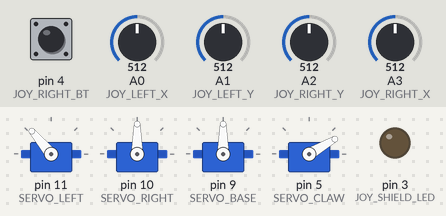
Bench run of a sketch on a simulated Arduino Uno, built with avr-gcc and run on an emulated ATmega328P. Parts: 4 × servo, output pins drawn as LEDs (lit = HIGH). Inputs (shaded band) come from the test bench; at power-on: A0 (JOY_LEFT_X) = 512, A1 (JOY_LEFT_Y) = 512, A2 (JOY_RIGHT_Y) = 512, pin 4 (JOY_RIGHT_BT) HIGH, A3 (JOY_RIGHT_X) = 512.

Above: at 1.2 s.
1.3 s: A0 (JOY_LEFT_X) set to 559
2.8 s: A0 (JOY_LEFT_X) set to 589
At 2.96 s:
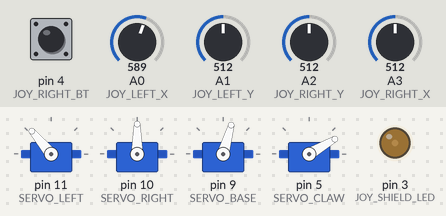
At 4.4 s:
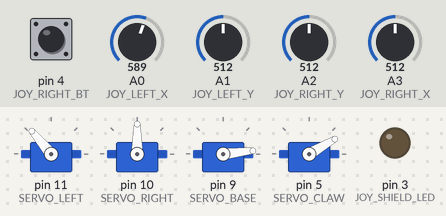
5.1 s: A1 (JOY_LEFT_Y) set to 557
6.6 s: A1 (JOY_LEFT_Y) set to 583
At 8.2 s:
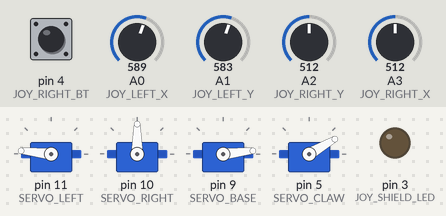
8.5 s: A2 (JOY_RIGHT_Y) set to 563
10.0 s: A2 (JOY_RIGHT_Y) set to 597
At 11.7 s:
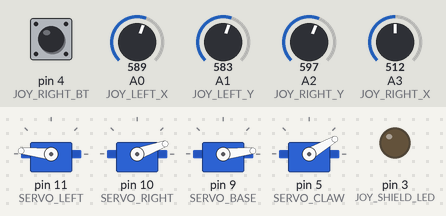
Timing chart, 0 to 13.2 s (numbered marks = the images above; inputs shaded):
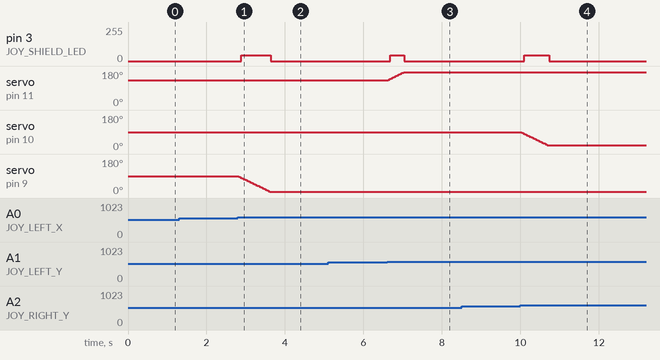

Measured:
- the behaviour switches between 573 and 574 on A0 (JOY_LEFT_X) (found by bisection; images 0 and 1)
- the behaviour switches between 574 and 575 on A1 (JOY_LEFT_Y) (found by bisection; images 2 and 3)
- the behaviour switches between 581 and 582 on A2 (JOY_RIGHT_Y) (found by bisection; images 3 and 4)
- after the input at 1.3 s, every drawn part: stays the same
- after the input at 2.8 s, pin 3 (JOY_SHIELD_LED): 0/255 → 42/255 after 0.08 s, → 0/255 0.76 s later; servo on pin 9 (SERVO_BASE): moves from 90° to 6° over 0.81 s, starting at once
- after the input at 5.1 s, every drawn part: stays the same
- after the input at 6.6 s, pin 3 (JOY_SHIELD_LED): 0/255 → 42/255 after 0.08 s, → 0/255 0.36 s later; servo on pin 11 (SERVO_LEFT): moves from 130° to 174° over 0.42 s, starting at once
- after the input at 8.5 s, every drawn part: stays the same
- after the input at 10.0 s, pin 3 (JOY_SHIELD_LED): 0/255 → 42/255 after 0.09 s, → 0/255 0.64 s later; servo on pin 10 (SERVO_RIGHT): moves from 90° to 20° over 0.67 s, starting at once

The sketch:

meArm.ino
```cpp
// (licence header left out)
/*
 * Copyright 2020 Renê de Souza Pinto
 *
 * Arduino robot arm controller with meArm joystick shield
 *
 * Redistribution and use in source and binary forms, with or without
 * modification, are permitted provided that the following conditions are met:
 *
 * 1. Redistributions of source code must retain the above copyright notice, this
 *    list of conditions and the following disclaimer.
 *
 * 2. Redistributions in binary form must reproduce the above copyright notice,
 *  this list of conditions and the following disclaimer in the documentation
 *  and/or other materials provided with the distribution.
 *
 * 3. Neither the name of the copyright holder nor the names of its
 *   contributors may be used to endorse or promote products derived from
 *   this software without specific prior written permission.
 *
 * THIS SOFTWARE IS PROVIDED BY THE COPYRIGHT HOLDERS AND CONTRIBUTORS "AS IS"
 * AND ANY EXPRESS OR IMPLIED WARRANTIES, INCLUDING, BUT NOT LIMITED TO, THE
 * IMPLIED WARRANTIES OF MERCHANTABILITY AND FITNESS FOR A PARTICULAR PURPOSE ARE
 * DISCLAIMED. IN NO EVENT SHALL THE COPYRIGHT HOLDER OR CONTRIBUTORS BE LIABLE
 * FOR ANY DIRECT, INDIRECT, INCIDENTAL, SPECIAL, EXEMPLARY, OR CONSEQUENTIAL
 * DAMAGES (INCLUDING, BUT NOT LIMITED TO, PROCUREMENT OF SUBSTITUTE GOODS OR
 * SERVICES; LOSS OF USE, DATA, OR PROFITS; OR BUSINESS INTERRUPTION) HOWEVER
 * CAUSED AND ON ANY THEORY OF LIABILITY, WHETHER IN CONTRACT, STRICT LIABILITY,
 * OR TORT (INCLUDING NEGLIGENCE OR OTHERWISE) ARISING IN ANY WAY OUT OF THE USE
 * OF THIS SOFTWARE, EVEN IF ADVISED OF THE POSSIBILITY OF SUCH DAMAGE.
 */
#include <math.h>
#include <Servo.h>

/** Calibrate system */
#define CALIBRATE 0

/** Left joystick: x-axis */
#define JOY_LEFT_X   A0
/** Left joystick: y-axis */
#define JOY_LEFT_Y   A1
/** Left joystick: button */
#define JOY_LEFT_BT  2
/** Right joystick: x-axis */
#define JOY_RIGHT_X  A3
/** Right joystick: y-axis */
#define JOY_RIGHT_Y  A2
/** Right joystick: button */
#define JOY_RIGHT_BT 4
/** Value when button is pressed */
#define JOY_BT_PRESSED 0
/** Value when button is released */
#define JOY_BT_RELEASED 1

/* Joystick offsets: shall be calibrated */

/** Left joystick X offset */
#define JOY_LEFT_OFFSET_X   -20
/** Left joystick Y offset */
#define JOY_LEFT_OFFSET_Y   -19
/** Right joystick X offset */
#define JOY_RIGHT_OFFSET_X  -12
/** Right joystick Y offset */
#define JOY_RIGHT_OFFSET_Y  -12

/** LED (shield) */
#define JOY_SHIELD_LED 3

/** Left servo */
#define SERVO_LEFT  11
/** Right servo */
#define SERVO_RIGHT 10
/** Base servo */
#define SERVO_BASE  9
/** Claw servo */
#define SERVO_CLAW  5

/* Angle values: must be calibrated according the arm assembly */

/** Claw servo minimum angle */
#define CLAW_MIN_ANGLE        30
/** Claw servo maximum angle */
#define CLAW_MAX_ANGLE        60
/** Claw servo initial angle */
#define CLAW_DEFAULT_ANGLE    30
/** Right servo minimum angle */
#define RIGHT_MIN_ANGLE       20
/** Right servo maximum angle */
#define RIGHT_MAX_ANGLE      170
/** Right servo initial angle */
#define RIGHT_DEFAULT_ANGLE   90
/** Left servo minimum angle */
#define LEFT_MIN_ANGLE       110
/** Left servo maximum angle */
#define LEFT_MAX_ANGLE       175
/** Left servo initial angle */
#define LEFT_DEFAULT_ANGLE   130
/** Base servo minimum angle */
#define BASE_MIN_ANGLE         5
/** Base servo maximum angle */
#define BASE_MAX_ANGLE       175
/** Base servo initial angle */
#define BASE_DEFAULT_ANGLE    90

/** Minimum joystick movement (delta) to activate the servos */
#define DELTA_LIMIT 2

/** Button holding time to save current arm position (ms) */
#define BT_TIME_SAVE     1500
/** Button holding time to restore saved arm position (ms) */
#define BT_TIME_RESTORE   200

/** Servo motors */
Servo servoLeft, servoRight, servoBase, servoClaw;

/** Left joystick read values */
int left_x, left_y;
/** Right joystick reads values */
int right_x, right_y;
/** LED state */
int led;
/** Saved position */
int savedPosition[4];

/**
 * \brief Initial setup
 */
void setup() {
  // Setup pins
  pinMode(JOY_LEFT_X, INPUT);
  pinMode(JOY_LEFT_Y, INPUT);
  pinMode(JOY_LEFT_BT, INPUT_PULLUP);

  pinMode(JOY_RIGHT_X, INPUT);
  pinMode(JOY_RIGHT_Y, INPUT);
  pinMode(JOY_RIGHT_BT, INPUT_PULLUP);

  pinMode(JOY_SHIELD_LED, OUTPUT);

  // Initialize servos
  servoLeft.attach(SERVO_LEFT);
  servoRight.attach(SERVO_RIGHT);
  servoBase.attach(SERVO_BASE);
  servoClaw.attach(SERVO_CLAW);

  // Reset position
  initialPositions();

  // Setup serial
  Serial.begin(115200);
}

/**
 * \brief Main loop
 */
void loop() {
  int i;
  int left_dx, left_dy, right_dx, right_dy;
  long pt, dt;

#if CALIBRATE == 1
  left_x  = analogRead(JOY_LEFT_X);
  left_y  = analogRead(JOY_LEFT_Y);
  right_x = analogRead(JOY_RIGHT_X);
  right_y = analogRead(JOY_RIGHT_Y);
  Serial.print("LEFT X OFFSET: "); Serial.println(left_x - 511);
  Serial.print("LEFT Y OFFSET: "); Serial.println(left_y - 511);
  Serial.print("RIGHT X OFFSET: "); Serial.println(right_x - 511);
  Serial.print("RIGHT Y OFFSET: "); Serial.println(right_y - 511);
#else
  left_x  = joystickRead(JOY_LEFT_X)  - JOY_LEFT_OFFSET_X;
  left_y  = joystickRead(JOY_LEFT_Y)  - JOY_LEFT_OFFSET_Y;
  right_x = joystickRead(JOY_RIGHT_X) - JOY_RIGHT_OFFSET_X;
  right_y = joystickRead(JOY_RIGHT_Y) - JOY_RIGHT_OFFSET_Y;
#endif

  left_dx  = map2angle(left_x);
  left_dy  = map2angle(left_y);
  right_dx = map2angle(right_x);
  right_dy = map2angle(right_y);

#if CALIBRATE == 1
  Serial.println("------------------------------");
  Serial.println("Servos:");
  Serial.print("LEFT:  "); Serial.println(servoLeft.read());
  Serial.print("RIGHT: "); Serial.println(servoRight.read());
  Serial.print("BASE:  "); Serial.println(servoBase.read());
  Serial.print("CLAW:  "); Serial.println(servoClaw.read());
#endif

  // Left servo
  if (abs(left_dy) >= DELTA_LIMIT) {
    writeServo(&servoLeft, servoLeft.read() + left_dy,
                LEFT_MIN_ANGLE, LEFT_MAX_ANGLE);
  }

  // Base
  if (abs(left_dx) >= DELTA_LIMIT) {
    writeServo(&servoBase, servoBase.read() + (left_dx * -1),
                BASE_MIN_ANGLE, BASE_MAX_ANGLE);
  }

  // Right servo
  if (abs(right_dy) >= DELTA_LIMIT) {
    writeServo(&servoRight, servoRight.read() + (right_dy * -1),
                RIGHT_MIN_ANGLE, RIGHT_MAX_ANGLE);
  }

  // Claw
  if (abs(right_dx) >= DELTA_LIMIT) {
    writeServo(&servoClaw, servoClaw.read() + right_dx,
                CLAW_MIN_ANGLE, CLAW_MAX_ANGLE);
  }

  // Check button to save or restore arm position
  if (digitalRead(JOY_RIGHT_BT) == JOY_BT_PRESSED) {
    digitalWrite(JOY_SHIELD_LED, HIGH);
    pt = millis();
    while (digitalRead(JOY_RIGHT_BT) == JOY_BT_PRESSED)
      delay(50);
    dt = millis() - pt;
    digitalWrite(JOY_SHIELD_LED, LOW);

    if (dt >= BT_TIME_SAVE) {
      // Save position
      savedPosition[0] = servoClaw.read();
      savedPosition[1] = servoRight.read();
      savedPosition[2] = servoLeft.read();
      savedPosition[3] = servoBase.read();
      blinkLED(JOY_SHIELD_LED, 3, 300);
    } else if (dt >= BT_TIME_RESTORE) {
      // Restore position
      blinkLED(JOY_SHIELD_LED, 1, 200);
      restorePosition();
    }
  }

  // Small delay for a smooth movement
  delay(15);
}

/**
 * \brief Put all servos at the initial position
 */
void initialPositions()
{
  servoClaw.write(CLAW_DEFAULT_ANGLE);
  servoRight.write(RIGHT_DEFAULT_ANGLE);
  servoLeft.write(LEFT_DEFAULT_ANGLE);
  servoBase.write(BASE_DEFAULT_ANGLE);

  savedPosition[0] = CLAW_DEFAULT_ANGLE;
  savedPosition[1] = RIGHT_DEFAULT_ANGLE;
  savedPosition[2] = LEFT_DEFAULT_ANGLE;
  savedPosition[3] = BASE_DEFAULT_ANGLE;
}

/**
 * \brief Restore saved position
 */
void restorePosition()
{
  moveTo(&servoClaw, savedPosition[0],
         CLAW_MIN_ANGLE, CLAW_MAX_ANGLE);

  moveTo(&servoRight, savedPosition[1],
         RIGHT_MIN_ANGLE, RIGHT_MAX_ANGLE);

  moveTo(&servoLeft, savedPosition[2],
         LEFT_MIN_ANGLE, LEFT_MAX_ANGLE);

  moveTo(&servoBase, savedPosition[3],
         BASE_MIN_ANGLE, BASE_MAX_ANGLE);
}

/**
 * \brief Move servos smoothly to the provided position
 * \param [out] motor Servo
 * \param [in] val Angle
 * \param [in] smin Minimum allowed angle
 * \param [in] smax Maximum allowed angle
 */
void moveTo(Servo *motor, int val, int smin, int smax)
{
  int i, pos, diff;

  if (motor != NULL) {
    pos = motor->read();
    if (pos > val) {
      for (i = pos; i > val; i--) {
        writeServo(motor, i, smin, smax);
        delay(10);
      }
    } else {
      for (i = pos; i < val; i++) {
        writeServo(motor, i, smin, smax);
        delay(10);
      }
    }
  }
}

/**
 * \brief Set servo position respecting the provided minimum and maximum allowed
 * angles
 * \param [out] motor Servo
 * \param [in] val Angle
 * \param [in] smin Minimum allowed angle
 * \param [in] smax Maximum allowed angle
 */
void writeServo(Servo *motor, int val, int smin, int smax)
{
  int cangle;
  if (motor != NULL) {
    if (val >= smin && val <= smax) {
      if (val < smin) {
        val = smin;
      } else if (val > smax) {
        val = smax;
      }
      digitalWrite(JOY_SHIELD_LED, HIGH);

      // Calculate how many degress the servo will turn
      cangle = motor->read();
      motor->write(val);

      // Wait for movement (SG-90 - 0.1s/60°)
      delay((int)(abs(val-cangle) * 1.6667));

      digitalWrite(JOY_SHIELD_LED, LOW);
    }
  }
}

/**
 * \brief Convert analog read to offset angle
 * \param [in] x Analog read [0,1023]
 * \return int Offset angle
 */
int map2angle(int x)
{
  /* Simple interpolation:
   * Line function, range: [-4,4]
   * float y = 0.0078125 * (x - 511);
   */
  /* Log function for interpolation, more smooth
   * Range: ~[-4, 4]
   */
  float y = ((4.5*logf(x + 512))/logf(2)) - 44.0;
  return (int)roundf(y);
}

/**
 * \brief Read joystick potentiometer
 * \param [in] pin Analog pin
 * \return int Analog read
 */
int joystickRead(int pin)
{
  int i, val, sum;
  sum = 0;
  for (i = 0; i < 2; i++) {
    val = analogRead(pin);
    sum += val;
  }
  // Return the average of last 2 reads
  return (sum / 2);
}

/**
 * \brief Blink LED
 * \param [in] pin Pin
 * \param [in] count Number of blinks
 * \param [in] timeout Interval time
 */
void blinkLED(int pin, int count, unsigned long timeout)
{
  int i;
  for (i = 0; i < count; i++) {
    digitalWrite(pin, HIGH);
    delay(timeout);
    digitalWrite(pin, LOW);
    delay(timeout);
  }
  digitalWrite(pin, LOW);
}
```
